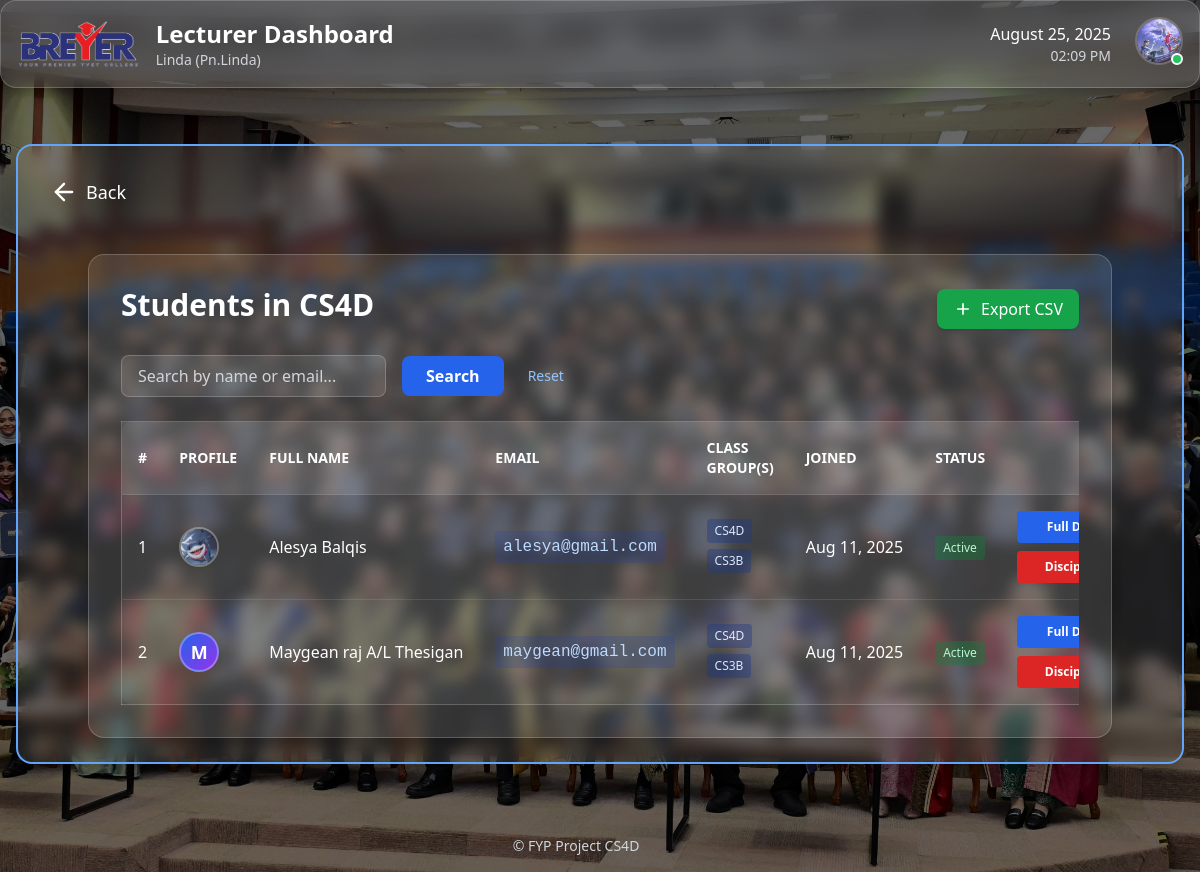
Page /lecturer/classgroup/1/students/ (signed in) on the committed database.
### accounts/models.py (models this page shows, shortened)
class CustomUser(AbstractBaseUser, PermissionsMixin):
    class Role(models.TextChoices):
        STUDENT = 'STUDENT', 'Student'
        LECTURER = 'LECTURER', 'Lecturer'
        ADMIN = 'ADMIN', 'Admin'
    email = models.EmailField(unique=True)
    identity_card_number = models.CharField(
        max_length=20, unique=True, verbose_name="IC/Identity Card No."
    )
    full_name = models.CharField(
        max_length=255, verbose_name="Full Name (as per IC)"
    )
    short_name = models.CharField(
        max_length=64, verbose_name="Short Name", blank=True,
        help_text="E.g. 'Ali', for display in tables/lists"
    )
    role = models.CharField(max_length=20, choices=Role.choices, default=Role.STUDENT)
    phone_number = models.CharField(max_length=20, blank=True, null=True)
    address = models.TextField(blank=True, null=True)
    department = models.ForeignKey(
        Department,
        null=True,
        blank=True,
        on_delete=models.SET_NULL,
        related_name='users'
    )
    profile_picture = models.ImageField(upload_to='profile_pics/', blank=True, null=True)
    is_staff = models.BooleanField(default=False)
    is_active = models.BooleanField(default=True)
    date_joined = models.DateTimeField(default=timezone.now, blank=True, null=True)
    USERNAME_FIELD = 'email'
    REQUIRED_FIELDS = ['identity_card_number', 'full_name', 'short_name']
    objects = CustomUserManager()
    def get_full_name(self):
        return self.full_name
    def get_short_name(self):
        return self.short_name or (self.full_name.split(' ')[0] if self.full_name else self.email)

### core/models.py (models this page shows, shortened)
class ClassGroup(models.Model):
    name = models.CharField(max_length=32)
    department = models.ForeignKey(Department, on_delete=models.CASCADE, related_name='classgroups')
    course = models.ForeignKey(Course, on_delete=models.CASCADE, related_name='classgroups')
    year = models.PositiveIntegerField(default=timezone.now().year)
    classroom = models.CharField(max_length=64, blank=True, null=True)
    lecturers = models.ManyToManyField('Lecturer', related_name='classgroups', blank=True)

class Student(models.Model):
    user = models.OneToOneField(settings.AUTH_USER_MODEL, on_delete=models.CASCADE)
    class_group = models.ForeignKey(ClassGroup, on_delete=models.SET_NULL, null=True, related_name='students')
    parents = models.ManyToManyField(Parent, related_name='children', blank=True)
    profile_picture = models.ImageField(upload_to='profile_pics/', blank=True, null=True)
    date_of_birth = models.DateField(blank=True, null=True)
    address = models.TextField(blank=True, null=True)
    phone_number = models.CharField(max_length=20, blank=True, null=True)
    latest_activity = models.DateTimeField(blank=True, null=True)
    emergency_name = models.CharField("Emergency Contact Name", max_length=255, blank=True)
    emergency_relation = models.CharField("Emergency Contact Relation", max_length=64, blank=True)
    emergency_phone = models.CharField("Emergency Contact Phone", max_length=20, blank=True)

class Enrollment(models.Model):
    student = models.ForeignKey(Student, on_delete=models.CASCADE)
    class_group = models.ForeignKey(ClassGroup, on_delete=models.CASCADE)
    date_enrolled = models.DateField(auto_now_add=True)
    class Meta:
        unique_together = ('student', 'class_group')

### accounts/decorators.py (the view)
        @login_required
        def _wrapped_view(request, *args, **kwargs):
            if request.user.role != role:
                return HttpResponseForbidden("You are not authorized to view this page.")
            return view_func(request, *args, **kwargs)

### lecturer/views.py (called while the page is built)
@role_required(CustomUser.Role.LECTURER)
def classgroup_student_list(request, classgroup_id):
    classgroup = get_object_or_404(ClassGroup, pk=classgroup_id)
    enrollments = (
        Enrollment.objects.filter(class_group=classgroup)
        .select_related('student__user')
    )
    q = request.GET.get("q")
    if q:
        enrollments = enrollments.filter(
            Q(student__user__full_name__icontains=q) |
            Q(student__user__email__icontains=q)
        )
    students = [enrollment.student for enrollment in enrollments]
    return render(request, 'lecturer/student_list.html', {
        'classgroup': classgroup,
        'students': students,
    })

### lecturer/templates/lecturer/student_list.html (shortened to what this page needs)
{% extends 'lecturer/base_lecturer.html' %}
{% load static %}
{% block content_inner %}
<div class="max-w-5xl mx-auto p-8 bg-white/10 rounded-2xl border border-white/20 shadow-lg mt-10">
  <div class="flex flex-col md:flex-row md:justify-between md:items-center mb-6 gap-4">
    <h1 class="text-3xl font-bold text-white mb-2">Students in {{ classgroup.name }}</h1>
    <a href="{% url 'lecturer:export_class_students' classgroup.id %}"
   class="bg-green-600 hover:bg-green-700 text-white px-4 py-2 rounded-lg font-medium transition shadow">
  <svg class="inline w-5 h-5 mr-1 -mt-1" fill="none" stroke="currentColor" stroke-width="2" viewBox="0 0 24 24">
    <path d="M12 5v14m7-7H5"/>
  </svg>
  Export CSV
</a>
  </div>
  <form method="get" class="mb-6 flex flex-wrap items-center gap-4">
    <input
      type="text"
      name="q"
      value="{{ request.GET.q }}"
      placeholder="Search by name or email..."
      class="px-4 py-2 rounded-lg bg-white/10 text-white border border-white/20 placeholder-gray-300 focus:ring-2 focus:ring-blue-400 focus:outline-none transition"
    />
    <button
      type="submit"
      class="px-6 py-2 bg-blue-600 hover:bg-blue-700 text-white rounded-lg font-semibold transition"
    >Search</button>
    <a href="{% url 'lecturer:classgroup_student_list' classgroup.id %}" class="text-sm text-blue-300 hover:underline ml-2">Reset</a>
  </form>
  {% if students %}
    <div class="overflow-x-auto">
      <table class="min-w-full table-auto bg-white/5 border border-white/20 rounded-xl text-white">
        <thead class="bg-white/10 text-left text-sm uppercase font-semibold">
          <tr>
            <th class="p-4">#</th>
            <th class="p-4">Profile</th>
            <th class="p-4">Full Name</th>
            <th class="p-4">Email</th>
            <th class="p-4">Class Group(s)</th>
            <th class="p-4">Joined</th>
            <th class="p-4">Status</th>
            <th class="p-4 text-center">Actions</th>
          </tr>
        </thead>
        <tbody>
          {% for student in students %}
            <tr class="border-t border-white/10 hover:bg-blue-800/10 transition">
              <td class="p-4 whitespace-nowrap">{{ forloop.counter }}</td>
              <td class="p-4">
  {% with sp=student.profile_picture up=student.user.profile_picture %}
    {% if sp %}
      <img src="{{ sp.url }}" alt="{{ student.user.full_name }} profile"
           class="w-10 h-10 rounded-full object-cover border-2 border-white/30 shadow-sm" />
    {% elif up %}
      <img src="{{ up.url }}" alt="{{ student.user.full_name }} profile"
           class="w-10 h-10 rounded-full object-cover border-2 border-white/30 shadow-sm" />
    {% else %}
      <div class="w-10 h-10 rounded-full bg-gradient-to-br from-blue-600 to-purple-600
                  flex items-center justify-center border-2 border-white/30 text-white font-bold text-lg">
        {% with n=student.user.full_name|default:student.user.email %}
          {{ n|slice:":1" }}
        {% endwith %}
      </div>
    {% endif %}
  {% endwith %}
</td>
              <td class="p-4 font-medium whitespace-nowrap">{{ student.user.get_full_name }}</td>
              <td class="p-4 whitespace-nowrap">
                <a href="mailto:{{ student.user.email }}" class="inline-block bg-blue-800/20 px-2 py-1 rounded text-blue-200 font-mono hover:underline">
                  {{ student.user.email }}
                </a>
              </td>
              <td class="p-4">
                {% with enrollments=student.enrollment_set.all %}
                  {% for enrollment in enrollments %}
                    <span class="inline-block px-2 py-1 rounded bg-blue-900/40 text-blue-100 text-xs mr-1 mb-1">
                      {{ enrollment.class_group.name }}
                    </span>
                  {% empty %}
                    <span class="italic text-gray-400">-</span>
                  {% endfor %}
                {% endwith %}
              </td>
              <td class="p-4 whitespace-nowrap">{{ student.user.date_joined|date:"M d, Y" }}</td>
              <td class="p-4 whitespace-nowrap">
                {% if student.user.is_active %}
                  <span class="inline-block px-2 py-1 rounded bg-green-700/40 text-green-200 text-xs">Active</span>
                {% else %}
                  <span class="inline-block px-2 py-1 rounded bg-red-700/40 text-red-200 text-xs">Inactive</span>
                {% endif %}
              </td>
              <td class="p-4">
                <div class="grid grid-cols-1 sm:grid-cols-2 gap-2 min-w-[260px]">
                  {% with btn_base="w-full block text-center break-words whitespace-normal px-3 py-2 rounded text-xs font-semibold transition min-w-[120px]" %}
                    <a href="{% url 'lecturer:student_full_details' student.user.id %}"
                       class="{{ btn_base }} bg-blue-600 hover:bg-blue-700 text-white">
                      Full Details
                    </a>
                    <a href="{% url 'lecturer:take_disciplinary_action' student.id %}"
                       class="{{ btn_base }} bg-red-600 hover:bg-red-700 text-white">
                      Disciplinary
                    </a>
                  {% endwith %}
                </div>
              </td>
            </tr>
          {% endfor %}
        </tbody>
      </table>
    </div>
  {% endif %}
</div>
{% endblock %}

### templates/partials/_topbar.html (shortened to what this page needs)
{% load static %}
{% block content %}
<div class="relative z-[9999] bg-white/10 dark:bg-white/5 backdrop-blur-md rounded-2xl p-4 border border-white/20 dark:border-white/10 shadow-xl mb-8">
  <div class="flex justify-between items-center">
    <div class="flex items-center space-x-4">
      <img src="{% static 'images/breyer.jpg' %}" alt="Breyer Logo" class="h-12 w-auto">
      <div>
        <a href="{% url 'dashboard:main_dashboard' %}" class="text-2xl font-bold text-white hover:text-blue-400 transition">
          {% if request.user.role == 'ADMIN' %}
            Admin Dashboard
          {% elif request.user.role == 'LECTURER' %}
            Lecturer Dashboard
          {% elif request.user.role == 'STUDENT' %}
            Student Dashboard
          {% else %}
            Dashboard
          {% endif %}
        </a>
        <p class="text-gray-300 text-sm">
          {% with full=request.user.get_full_name|default_if_none:'' short=request.user.get_short_name|default_if_none:'' email=request.user.email %}
            {% if full %}
              {{ full }}{% if short and short != full %} ({{ short }}){% endif %}
            {% else %}
              {% if short %}
                {{ short }}
              {% else %}
                {{ email }}
              {% endif %}
            {% endif %}
          {% endwith %}
        </p>
      </div>
    </div>
    <div class="flex items-center space-x-6">
      <div class="text-right">
        <p class="text-white font-medium" id="current-date"></p>
        <p class="text-gray-300 text-sm" id="current-time"></p>
      </div>
      <div class="relative z-[99999]">
        <button id="profile-btn" onclick="toggleProfileMenu(event)" class="relative group focus:outline-none">
          {% if request.user.profile_picture %}
            <img src="{{ request.user.profile_picture.url }}" alt="Profile Picture"
                 class="w-12 h-12 rounded-full object-cover border-2 border-white/20 group-hover:border-blue-400 transition-colors">
          {% endif %}
          <div class="absolute bottom-0 right-0 w-3 h-3 bg-green-500 rounded-full border-2 border-white"></div>
        </button>
      </div>
    </div>
  </div>
</div>
{% endblock %}

### rows in the picture
CustomUser: full_name "Linda", short_name "Pn.Linda", user.profile_picture (picture)
ClassGroup: name "CS4D"
Student: user.get_full_name "Alesya Balqis", user.email "alesya@gmail.com", user.date_joined "Aug 11, 2025", shows "Active"
Enrollment: class_group.name "CS4D"
Enrollment: class_group.name "CS3B"
Student: user "M", user.get_full_name "Maygean raj A/L Thesigan", user.email "maygean@gmail.com", user.date_joined "Aug 11, 2025", shows "Active"
Enrollment: class_group.name "CS4D"
Enrollment: class_group.name "CS3B"
